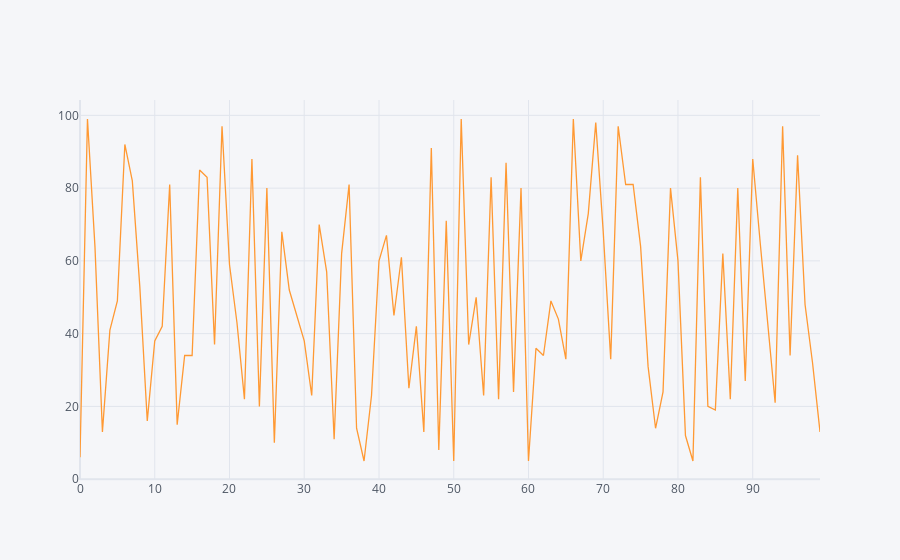

Notebook code cell kept with this figure:
### Code cell
df1.iplot()

### Figure 1 — Plotly figure (JSON) as saved in the notebook; plotly's stock layout.template omitted (floating-point values rounded to 4 significant figures)
{"data": [{"line": {"color": "rgba(255, 153, 51, 1.0)", "dash": "solid", "shape": "linear", "width": 1.3}, "mode": "lines", "name": "0", "text": "", "type": "scatter", "x": [0, 1, 2, 3, 4, 5, 6, 7, 8, 9, 10, 11, 12, 13, 14, 15, 16, 17, 18, 19, 20, 21, 22, 23, 24, 25, 26, 27, 28, 29, 30, 31, 32, 33, 34, 35, 36, 37, 38, 39, 40, 41, 42, 43, 44, 45, 46, 47, 48, 49, 50, 51, 52, 53, 54, 55, 56, 57, 58, 59, 60, 61, 62, 63, 64, 65, 66, 67, 68, 69, 70, 71, 72, 73, 74, 75, 76, 77, 78, 79, 80, 81, 82, 83, 84, 85, 86, 87, 88, 89, 90, 91, 92, 93, 94, 95, 96, 97, 98, 99], "y": [6, 99, 64, 13, 41, 49, 92, 82, 53, 16, 38, 42, 81, 15, 34, 34, 85, 83, 37, 97, 59, 43, 22, 88, 20, 80, 10, 68, 52, 45, 38, 23, 70, 57, 11, 62, 81, 14, 5, 23, 60, 67, 45, 61, 25, 42, 13, 91, 8, 71, 5, 99, 37, 50, 23, 83, 22, 87, 24, 80, 5, 36, 34, 49, 44, 33, 99, 60, 73, 98, 68, 33, 97, 81, 81, 64, 31, 14, 24, 80, 60, 12, 5, 83, 20, 19, 62, 22, 80, 27, 88, 65, 44, 21, 97, 34, 89, 48, 32, 13]}], "layout": {"legend": {"bgcolor": "#F5F6F9", "font": {"color": "#4D5663"}}, "paper_bgcolor": "#F5F6F9", "plot_bgcolor": "#F5F6F9", "title": {"font": {"color": "#4D5663"}}, "xaxis": {"gridcolor": "#E1E5ED", "showgrid": true, "tickfont": {"color": "#4D5663"}, "title": {"font": {"color": "#4D5663"}, "text": ""}, "zerolinecolor": "#E1E5ED"}, "yaxis": {"gridcolor": "#E1E5ED", "showgrid": true, "tickfont": {"color": "#4D5663"}, "title": {"font": {"color": "#4D5663"}, "text": ""}, "zerolinecolor": "#E1E5ED"}}}
